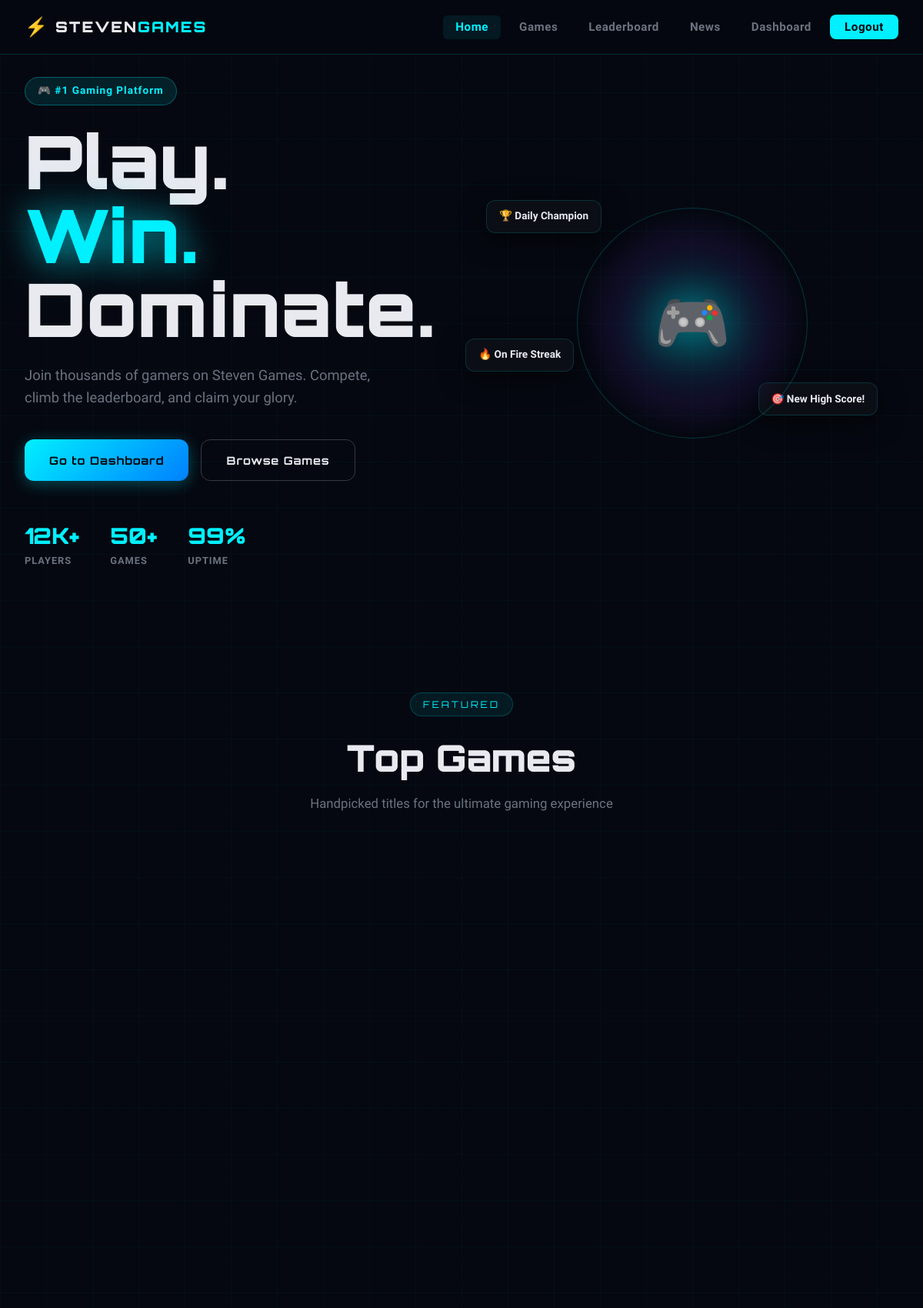
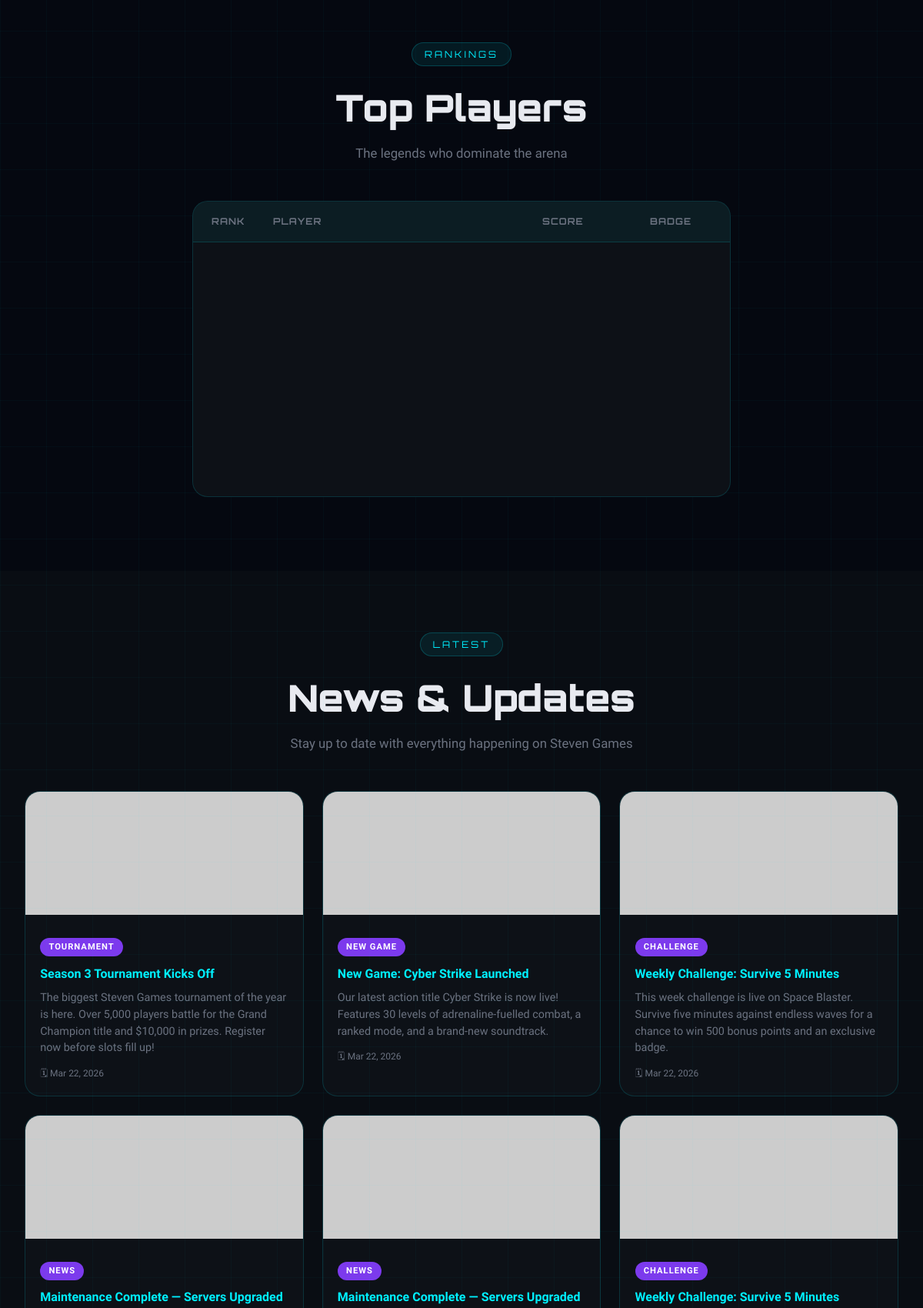
The page / (signed in, upper part) on the database its author committed (2 pictures, top to bottom).
### tables this page shows
CREATE TABLE `tbl_content` (
  `id` int(11) NOT NULL,
  `title` varchar(150) NOT NULL,
  `description` text NOT NULL,
  `image_url` varchar(300) NOT NULL DEFAULT 'https://placehold.co/400x220/0d1117/00f0ff?text=StevenGames',
  `category` varchar(60) NOT NULL DEFAULT 'News',
  `status` enum('published','draft') NOT NULL DEFAULT 'published',
  `created_at` datetime NOT NULL DEFAULT current_timestamp()
);

### index.php (the view, shortened to what this page needs)
<?php
$logged_in = isset($_SESSION['user_id']);
$db        = getDB();
$content_result = $db->query("SELECT * FROM tbl_content WHERE status = 'published' ORDER BY created_at DESC");
?>
<!DOCTYPE html>
<html lang="en">
<head>
  <link rel="stylesheet" href="css/style.css">
</head>
<body>
<div class="particles" id="particles"></div>
<nav class="navbar">
  <div class="nav-inner">
    <a href="index.php" class="logo">
      <span class="logo-icon">⚡</span>
      <span class="logo-text">STEVEN<span class="logo-accent">GAMES</span></span>
    </a>
    <ul class="nav-links">
      <li><a href="index.php" class="active">Home</a></li>
      <li><a href="#games">Games</a></li>
      <li><a href="#leaderboard">Leaderboard</a></li>
      <li><a href="#news">News</a></li>
      <?php if ($logged_in): ?>
        <li><a href="dashboard.php">Dashboard</a></li>
        <li><a href="logout.php" class="btn-nav">Logout</a></li>
      <?php else: ?>
        <li><a href="login.php" class="btn-nav">Login</a></li>
        <li><a href="register.php" class="btn-nav btn-nav-outline">Sign Up</a></li>
      <?php endif; ?>
    </ul>
  </div>
</nav>
<section class="hero">
  <div class="hero-content">
    <div class="hero-badge">🎮 #1 Gaming Platform</div>
    <h1 class="hero-title">Play.<br><span class="glow-text">Win.</span><br>Dominate.</h1>
    <p class="hero-sub">Join thousands of gamers on Steven Games. Compete, climb the leaderboard, and claim your glory.</p>
    <div class="hero-btns">
      <?php if (!$logged_in): ?>
        <a href="register.php" class="btn-primary">Start Playing Free</a>
        <a href="login.php"    class="btn-ghost">Sign In</a>
      <?php else: ?>
        <a href="dashboard.php" class="btn-primary">Go to Dashboard</a>
        <a href="#games"        class="btn-ghost">Browse Games</a>
      <?php endif; ?>
    </div>
    <div class="hero-stats">
      <div class="stat"><span class="stat-num">12K+</span><span class="stat-label">Players</span></div>
      <div class="stat"><span class="stat-num">50+</span> <span class="stat-label">Games</span></div>
      <div class="stat"><span class="stat-num">99%</span> <span class="stat-label">Uptime</span></div>
    </div>
  </div>
  <div class="hero-visual">
    <div class="floating-card card1">🏆 Daily Champion</div>
    <div class="floating-card card2">🎯 New High Score!</div>
    <div class="floating-card card3">🔥 On Fire Streak</div>
    <div class="hero-orb"></div>
  </div>
</section>
<section class="games-section" id="games">
  <div class="section-header">
    <span class="section-tag">FEATURED</span>
    <h2>Top Games</h2>
    <p>Handpicked titles for the ultimate gaming experience</p>
  </div>
  <div class="games-grid">
  </div>
</section>
<section class="leaderboard-section" id="leaderboard">
  <div class="section-header">
    <span class="section-tag">RANKINGS</span>
    <h2>Top Players</h2>
    <p>The legends who dominate the arena</p>
  </div>
  <div class="leaderboard-table">
    <div class="lb-header">
      <span>Rank</span><span>Player</span><span>Score</span><span>Badge</span>
    </div>
  </div>
</section>
<section id="news" style="background:rgba(13,17,23,.6);padding:5rem 0">
  <div class="content-section" style="padding:0 2rem">
    <div class="section-header">
      <span class="section-tag">LATEST</span>
      <h2>News &amp; Updates</h2>
      <p>Stay up to date with everything happening on Steven Games</p>
    </div>
    <?php if ($content_result && $content_result->num_rows > 0): ?>
      <div class="content-grid">
        <?php while ($item = $content_result->fetch_assoc()): ?>
        <div class="content-card">
          <img src="<?= htmlspecialchars($item['image_url']) ?>"
               alt="<?= htmlspecialchars($item['title']) ?>"
               onerror="this.src='https://placehold.co/400x160/0d1117/00f0ff?text=No+Image'">
          <div class="content-card-body">
            <span class="content-cat"><?= htmlspecialchars($item['category']) ?></span>
            <h3><?= htmlspecialchars($item['title']) ?></h3>
            <p><?= htmlspecialchars($item['description']) ?></p>
            <div class="content-date">
              🗓 <?= date('M j, Y', strtotime($item['created_at'])) ?>
            </div>
          </div>
        </div>
        <?php endwhile; ?>
      </div>
    <?php endif; ?>
  </div>
</section>
</body>
</html>

### index.php (style rules this page uses)
.content-section { padding: 5rem 2rem; max-width: 1200px; margin: 0 auto; }
.content-grid { display: grid; grid-template-columns: repeat(auto-fill, minmax(280px, 1fr)); gap: 1.5rem; margin-top: 2rem; }
.content-card { background: var(--bg-card); border: 1px solid var(--border); border-radius: var(--radius-lg); overflow: hidden; transition: transform .3s, box-shadow .3s; }
.content-card img { width: 100%; height: 160px; object-fit: cover; }
.content-card-body { padding: 1.2rem; }
.content-cat { display: inline-block; background: var(--accent3); color: #fff; font-size: .7rem; font-weight: 700; padding: .2rem .7rem; border-radius: 20px; margin-bottom: .6rem; text-transform: uppercase; letter-spacing: 1px; }
.content-card-body h3 { color: var(--accent); font-size: 1rem; margin-bottom: .5rem; }
.content-card-body p { font-size: .9rem; color: var(--text-muted); line-height: 1.5; }
.content-date { font-size: .75rem; color: var(--text-muted); margin-top: .8rem; }

### rows shown on the page
tbl_content: category "TOURNAMENT", title "Season 3 Tournament Kicks Off", description "The biggest Steven Games tournament of the year is here. Over 5,000 players battle for the Grand Champion title and $10,000 in prizes. Register now before slots fill up!", created_at "Mar 22, 2026"
tbl_content: category "NEW GAME", title "New Game: Cyber Strike Launched", description "Our latest action title Cyber Strike is now live! Features 30 levels of adrenaline-fuelled combat, a ranked mode, and a brand-new soundtrack.", created_at "Mar 22, 2026"
tbl_content: category "CHALLENGE", title "Weekly Challenge: Survive 5 Minutes", description "This week challenge is live on Space Blaster. Survive five minutes against endless waves for a chance to win 500 bonus points and an exclusive badge.", created_at "Mar 22, 2026"
tbl_content: category "NEWS", title "Maintenance Complete — Servers Upgraded"
tbl_content: category "NEWS", title "Maintenance Complete — Servers Upgraded"
tbl_content: category "CHALLENGE", title "Weekly Challenge: Survive 5 Minutes"
